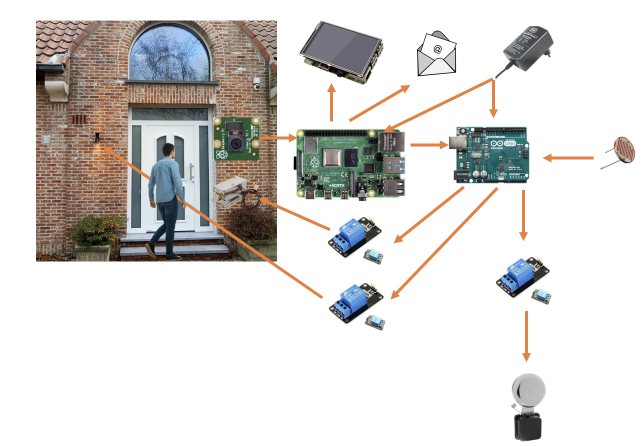
#> input picture project.png, 1288 x 892 px (shown at 1/2 size); its folder holds only this picture in this run
$ python resizePictures.py --path ../../.. --output out --format ../../../project.png
#> lines starting #> are read from the running program, lines starting #| are printed output that depends on the picture
#! /usr/bin/python3
#########################################################################
#Group 3 - Arnaud JOSIS; Corentin DUPONT; Gerome GOFFIN @ Henallux	#
#Date of the creation : 17/04/2020					#
#Date of the last modification : 17/04/2020				#
#Modifications : 							#
#									#
#									#
#Purpose:								#
# Resized images from a folder to a maximum size (width and height)	#
# Inputs arguments 							#
#	-p or --path to specify the path of all the picture to resize it#
#	-o or --output to specify where the resized pictures will be	#
#			stored.						#
#	-w or --width the maximum width of pictures. By default = 600	#
#	-H or --height the maximum height of pictures. By default = 500 #
#	-c or --change the format of all resized pictures. By default 0 #
#	-f or --format of pictures to be stores .png or .jpg		#
#									#
# Output argument							#
#	none								#
#									#
# The program calculate the ratio to reduce the size of pictures to the	#
# maximum size. The pictures will not be distorted			#
# This program also rename the picture like CoCo.png -> 000.png		#
# This program can also change the format of the picture (e.g. .png ->	#
# .jpeg									#
#########################################################################

#Import libraries#
from imutils import paths
import cv2
import argparse
import os

#Get input arguments#
ap = argparse.ArgumentParser()
ap.add_argument("-p", "--path", required=True, help="path to input directory of faces + images")
ap.add_argument("-o", "--output", required=True, help="path to store the directory with resized images")
ap.add_argument("-w", "--width", type=int, default="600", help="maximal width of pictures")
ap.add_argument("-H", "--height", type=int, default="500", help="maximal height of pictures")
ap.add_argument("-c", "--change", default="0", help="Change the format of the picture")
ap.add_argument("-f", "--format", default=".jpeg", help="Format of the picture. .png .jpeg")
args = vars(ap.parse_args())

#Create the folder where the resized pictures will be stored#
#path = args["output"]
#if not os.path.exists(path):
#	os.makedirs(path)

#Get the pictures via the path#
imagePaths = list(paths.list_images(args["path"]))
#Get the maximum width and height#
W_MAX=args["width"]
H_MAX=args["height"]

#Initialize the counter for the name of the pictures
cpt = 0

#For each picture, check if it is below the max size#
for (i, imagePath) in enumerate(imagePaths):

	path = args["output"] + "/"

	#print("[INFO] processing image {}/{} - {}".format(i+1, len(imagePaths), imagePath)) #debog

	#Read the picture
	img_RGB = cv2.imread(imagePath)
#> img_RGB is the input picture: shape (892, 1288, 3); mean B, G, R 213.1, 215.2, 217

	#Get the picture's size
	img_H = img_RGB.shape[0]
#> img_H = 892
	img_W = img_RGB.shape[1]
#> img_W = 1288

	print("[Info] : Size before - H: {} - W: {}".format(img_H, img_W))
#| [Info] : Size before - H: 892 - W: 1288

	#Check if the size of the picture is below the max size
	if((img_H > H_MAX)|(img_W > W_MAX)):
		H_Factor = H_MAX/img_H
#> H_Factor = 0.561
		W_Factor = W_MAX/img_W
#> W_Factor = 0.466

		#print("Factor : H {}".format(H_Factor))
		#print("Factor : W {}".format(W_Factor))

		if(H_Factor <= W_Factor):
			img_new = cv2.resize(img_RGB,(0,0), fx = H_Factor, fy = H_Factor)
			#print("Resize via H")
		else:
			img_new = cv2.resize(img_RGB,(0,0), fx = W_Factor, fy = W_Factor)
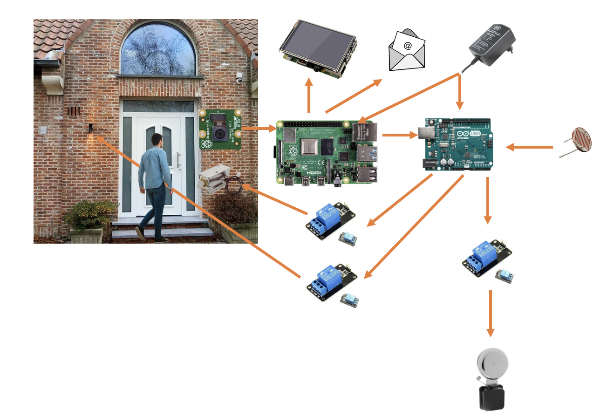
#> img_new: shape (416, 600, 3); mean B, G, R 213.1, 215.2, 217
			#print("Resize via W")
	else:
		img_new = img_RGB

	print("[Info] : Size after - H: {} - W: {}".format(img_new.shape[0], img_new.shape[1]))
#| [Info] : Size after - H: 416 - W: 600

	#Store the resized image with the old name but in the folder precise in parameter
	if(args["change"] == "1"):
		path = path + str(cpt).zfill(3) + args["format"]
		#print(path)
	else:
		path = path + str(cpt).zfill(3) + imagePath[imagePath.find('.'):]
		#print(path)
	print("[Info] :", path)
	cv2.imwrite(path,img_new)

	#Update the counter for the name of the picture
	cpt = cpt + 1
